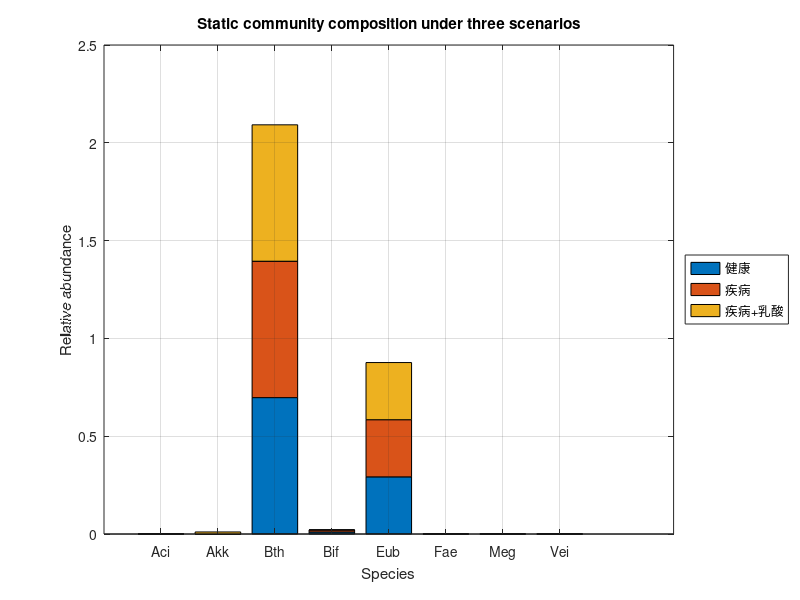
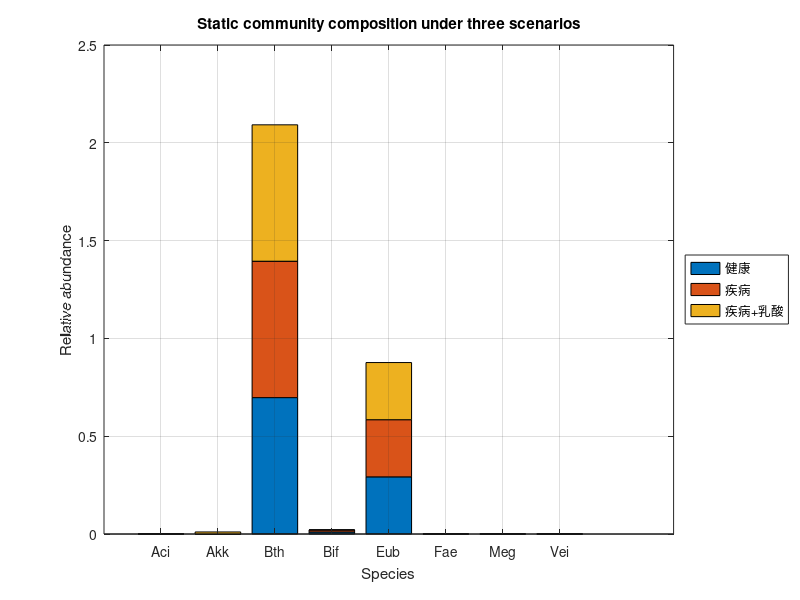

These charts were generated, in order, by the following MATLAB code:
function plot_static_results
% 加载静态模型结果并绘制堆叠柱状图
clear; clc;

outputDir = 'C:\Users\ZQQL\Desktop\IGEM\community_models\result';
if ~exist(outputDir, 'dir')
    mkdir(outputDir);
end

if exist('disease_compare_three_states.mat', 'file')
    load('disease_compare_three_states.mat');
else
    error('未找到 disease_compare_three_states.mat，请先运行静态模型脚本');
end

% 绘制堆叠柱状图
figure;
bar(abundanceResults', 'stacked');
set(gca, 'XTickLabel', speciesFiles(:,1));
xlabel('Species');
ylabel('Relative abundance');
legend(cellfun(@(x) x.name, scenarios, 'UniformOutput', false), 'Location', 'eastoutside');
title('Static community composition under three scenarios');
grid on;
saveas(gcf, fullfile(outputDir, 'static_three_scenarios_bar.png'));
saveas(gcf, fullfile(outputDir, 'static_three_scenarios_bar.fig'));

disp('静态模型结果图已保存。');
end
